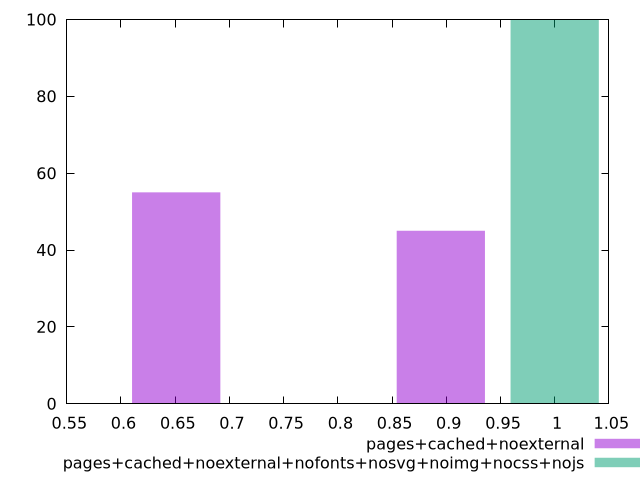

Recreate this plot in gnuplot.
$_pagesCachedNoexternal <<EOF
0.6508912599374552 55
0.8949754824140009 45
EOF
$_pagesCachedNoexternalNofontsNosvgNoimgNocssNojs <<EOF
1 100
EOF
set key outside below
set terminal pngcairo
set output "report_00005_2020-11-02T22-26-11.212Z/render-blocking-resources/render-blocking-resources_pages+cached+noexternal_pages+cached+noexternal+nofonts+nosvg+noimg+nocss+nojs+hist.png"
set boxwidth 0.0813614074921819
set style fill transparent solid 0.5 noborder
set yrange [0:100]
plot $_pagesCachedNoexternal title "pages+cached+noexternal" with boxes ,$_pagesCachedNoexternalNofontsNosvgNoimgNocssNojs title "pages+cached+noexternal+nofonts+nosvg+noimg+nocss+nojs" with boxes ,
